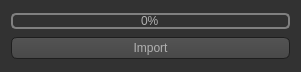
<?xml version="1.0" encoding="UTF-8"?>
<ui version="4.0">
 <class>QtDcmImportWidget</class>
 <widget class="QWidget" name="QtDcmImportWidget">
  <property name="geometry">
   <rect>
    <x>0</x>
    <y>0</y>
    <width>301</width>
    <height>72</height>
   </rect>
  </property>
  <property name="minimumSize">
   <size>
    <width>0</width>
    <height>72</height>
   </size>
  </property>
  <property name="maximumSize">
   <size>
    <width>16777215</width>
    <height>72</height>
   </size>
  </property>
  <property name="windowTitle">
   <string>Form</string>
  </property>
  <property name="styleSheet">
   <string notr="true">* {
	font: 10pt &quot;Lucida Sans&quot;;
}

QToolTip
{
     border: 1px solid black;
     background-color: #ffa02f;
     padding: 1px;
     border-radius: 3px;
     opacity: 100;
}

QWidget
{
    color: #b1b1b1;
    background-color: #323232;
}

QWidget:item:hover
{
    background-color: QLinearGradient( x1: 0, y1: 0, x2: 0, y2: 1, stop: 0 #ffa02f, stop: 1 #ca0619);
    color: #000000;
}

QWidget:item:selected
{
    background-color: QLinearGradient( x1: 0, y1: 0, x2: 0, y2: 1, stop: 0 #ffa02f, stop: 1 #d7801a);
}

QMenuBar::item
{
    background: transparent;
}

QMenuBar::item:selected
{
    background: transparent;
    border: 1px solid #ffaa00;
}

QMenuBar::item:pressed
{
    background: #444;
    border: 1px solid #000;
    background-color: QLinearGradient(
        x1:0, y1:0,
        x2:0, y2:1,
        stop:1 #212121,
        stop:0.4 #343434/*,
        stop:0.2 #343434,
        stop:0.1 #ffaa00*/
    );
    margin-bottom:-1px;
    padding-bottom:1px;
}

QMenu
{
    border: 1px solid #000;
}

QMenu::item
{
    padding: 2px 20px 2px 20px;
}

QMenu::item:selected
{
    color: #000000;
}

QWidget:disabled
{
    color: #404040;
    background-color: #323232;
}

QAbstractItemView
{
    background-color: QLinearGradient( x1: 0, y1: 0, x2: 0, y2: 1, stop: 0 #4d4d4d, stop: 0.1 #646464, stop: 1 #5d5d5d);
}

QWidget:focus
{
    /*border: 2px solid QLinearGradient( x1: 0, y1: 0, x2: 0, y2: 1, stop: 0 #ffa02f, stop: 1 #d7801a);*/
}

QLineEdit
{
    background-color: QLinearGradient( x1: 0, y1: 0, x2: 0, y2: 1, stop: 0 #4d4d4d, stop: 0 #646464, stop: 1 #5d5d5d);
    padding: 1px;
    border-style: solid;
    border: 1px solid #1e1e1e;
    border-radius: 5;
}

QPushButton
{
    color: #b1b1b1;
    background-color: QLinearGradient( x1: 0, y1: 0, x2: 0, y2: 1, stop: 0 #565656, stop: 0.1 #525252, stop: 0.5 #4e4e4e, stop: 0.9 #4a4a4a, stop: 1 #464646);
    border-width: 1px;
    border-color: #1e1e1e;
    border-style: solid;
    border-radius: 6;
    padding: 3px;
    font-size: 12px;
    padding-left: 5px;
    padding-right: 5px;
}

QPushButton:pressed
{
    background-color: QLinearGradient( x1: 0, y1: 0, x2: 0, y2: 1, stop: 0 #2d2d2d, stop: 0.1 #2b2b2b, stop: 0.5 #292929, stop: 0.9 #282828, stop: 1 #252525);
}

QComboBox
{
    selection-background-color: #ffaa00;
    background-color: QLinearGradient( x1: 0, y1: 0, x2: 0, y2: 1, stop: 0 #565656, stop: 0.1 #525252, stop: 0.5 #4e4e4e, stop: 0.9 #4a4a4a, stop: 1 #464646);
    border-style: solid;
    border: 1px solid #1e1e1e;
    border-radius: 5;
}

QComboBox:hover,QPushButton:hover
{
    border: 2px solid QLinearGradient( x1: 0, y1: 0, x2: 0, y2: 1, stop: 0 #ffa02f, stop: 1 #d7801a);
}


QComboBox:on
{
    padding-top: 3px;
    padding-left: 4px;
    background-color: QLinearGradient( x1: 0, y1: 0, x2: 0, y2: 1, stop: 0 #2d2d2d, stop: 0.1 #2b2b2b, stop: 0.5 #292929, stop: 0.9 #282828, stop: 1 #252525);
    selection-background-color: #ffaa00;
}

QComboBox QAbstractItemView
{
    border: 2px solid darkgray;
    selection-background-color: QLinearGradient( x1: 0, y1: 0, x2: 0, y2: 1, stop: 0 #ffa02f, stop: 1 #d7801a);
}

QComboBox::drop-down
{
     subcontrol-origin: padding;
     subcontrol-position: top right;
     width: 15px;

     border-left-width: 0px;
     border-left-color: darkgray;
     border-left-style: solid; /* just a single line */
     border-top-right-radius: 3px; /* same radius as the QComboBox */
     border-bottom-right-radius: 3px;
 }

QComboBox::down-arrow
{
     image: url(:/down_arrow.png);
}

QGroupBox:focus
{
border: 2px solid QLinearGradient( x1: 0, y1: 0, x2: 0, y2: 1, stop: 0 #ffa02f, stop: 1 #d7801a);
}

QTextEdit:focus
{
    border: 2px solid QLinearGradient( x1: 0, y1: 0, x2: 0, y2: 1, stop: 0 #ffa02f, stop: 1 #d7801a);
}

QScrollBar:horizontal {
     border: 1px solid #222222;
     background: QLinearGradient( x1: 0, y1: 0, x2: 0, y2: 1, stop: 0.0 #121212, stop: 0.2 #282828, stop: 1 #484848);
     height: 7px;
     margin: 0px 16px 0 16px;
}

QScrollBar::handle:horizontal
{
      background: QLinearGradient( x1: 0, y1: 0, x2: 1, y2: 0, stop: 0 #ffa02f, stop: 0.5 #d7801a, stop: 1 #ffa02f);
      min-height: 20px;
      border-radius: 2px;
}

QScrollBar::add-line:horizontal {
      border: 1px solid #1b1b19;
      border-radius: 2px;
      background: QLinearGradient( x1: 0, y1: 0, x2: 1, y2: 0, stop: 0 #ffa02f, stop: 1 #d7801a);
      width: 14px;
      subcontrol-position: right;
      subcontrol-origin: margin;
}

QScrollBar::sub-line:horizontal {
      border: 1px solid #1b1b19;
      border-radius: 2px;
      background: QLinearGradient( x1: 0, y1: 0, x2: 1, y2: 0, stop: 0 #ffa02f, stop: 1 #d7801a);
      width: 14px;
     subcontrol-position: left;
     subcontrol-origin: margin;
}

QScrollBar::right-arrow:horizontal, QScrollBar::left-arrow:horizontal
{
      border: 1px solid black;
      width: 1px;
      height: 1px;
      background: white;
}

QScrollBar::add-page:horizontal, QScrollBar::sub-page:horizontal
{
      background: none;
}

QScrollBar:vertical
{
      background: QLinearGradient( x1: 0, y1: 0, x2: 1, y2: 0, stop: 0.0 #121212, stop: 0.2 #282828, stop: 1 #484848);
      width: 7px;
      margin: 16px 0 16px 0;
      border: 1px solid #222222;
}

QScrollBar::handle:vertical
{
      background: QLinearGradient( x1: 0, y1: 0, x2: 0, y2: 1, stop: 0 #ffa02f, stop: 0.5 #d7801a, stop: 1 #ffa02f);
      min-height: 20px;
      border-radius: 2px;
}

QScrollBar::add-line:vertical
{
      border: 1px solid #1b1b19;
      border-radius: 2px;
      background: QLinearGradient( x1: 0, y1: 0, x2: 0, y2: 1, stop: 0 #ffa02f, stop: 1 #d7801a);
      height: 14px;
      subcontrol-position: bottom;
      subcontrol-origin: margin;
}

QScrollBar::sub-line:vertical
{
      border: 1px solid #1b1b19;
      border-radius: 2px;
      background: QLinearGradient( x1: 0, y1: 0, x2: 0, y2: 1, stop: 0 #d7801a, stop: 1 #ffa02f);
      height: 14px;
      subcontrol-position: top;
      subcontrol-origin: margin;
}

QScrollBar::up-arrow:vertical, QScrollBar::down-arrow:vertical
{
      border: 1px solid black;
      width: 1px;
      height: 1px;
      background: white;
}


QScrollBar::add-page:vertical, QScrollBar::sub-page:vertical
{
      background: none;
}

QTextEdit
{
    background-color: #242424;
}

QPlainTextEdit
{
    background-color: #242424;
}

QHeaderView::section
{
    background-color: QLinearGradient(x1:0, y1:0, x2:0, y2:1, stop:0 #616161, stop: 0.5 #505050, stop: 0.6 #434343, stop:1 #656565);
    color: white;
    padding-left: 4px;
    border: 1px solid #6c6c6c;
}

QCheckBox:disabled
{
color: #414141;
}

QDockWidget::title
{
    text-align: center;
    spacing: 3px; /* spacing between items in the tool bar */
    background-color: QLinearGradient(x1:0, y1:0, x2:0, y2:1, stop:0 #323232, stop: 0.5 #242424, stop:1 #323232);
}

QDockWidget::close-button, QDockWidget::float-button
{
    text-align: center;
    spacing: 1px; /* spacing between items in the tool bar */
    background-color: QLinearGradient(x1:0, y1:0, x2:0, y2:1, stop:0 #323232, stop: 0.5 #242424, stop:1 #323232);
}

QDockWidget::close-button:hover, QDockWidget::float-button:hover
{
    background: #242424;
}

QDockWidget::close-button:pressed, QDockWidget::float-button:pressed
{
    padding: 1px -1px -1px 1px;
}

QMainWindow::separator
{
    background-color: QLinearGradient(x1:0, y1:0, x2:0, y2:1, stop:0 #161616, stop: 0.5 #151515, stop: 0.6 #212121, stop:1 #343434);
    color: white;
    padding-left: 4px;
    border: 1px solid #4c4c4c;
    spacing: 3px; /* spacing between items in the tool bar */
}

QMainWindow::separator:hover
{

    background-color: QLinearGradient(x1:0, y1:0, x2:0, y2:1, stop:0 #d7801a, stop:0.5 #b56c17 stop:1 #ffa02f);
    color: white;
    padding-left: 4px;
    border: 1px solid #6c6c6c;
    spacing: 3px; /* spacing between items in the tool bar */
}

QToolBar::handle
{
     spacing: 3px; /* spacing between items in the tool bar */
     background: url(:/images/handle.png);
}

QMenu::separator
{
    height: 2px;
    background-color: QLinearGradient(x1:0, y1:0, x2:0, y2:1, stop:0 #161616, stop: 0.5 #151515, stop: 0.6 #212121, stop:1 #343434);
    color: white;
    padding-left: 4px;
    margin-left: 10px;
    margin-right: 5px;
}

QProgressBar
{
    border: 2px solid grey;
    border-radius: 5px;
    text-align: center;
}

QProgressBar::chunk
{
    background-color: #d7801a;
    width: 2.15px;
    margin: 0.5px;
}

QTabBar::tab {
    color: #b1b1b1;
    border: 1px solid #444;
    border-bottom-style: none;
    background-color: #323232;
    padding-left: 10px;
    padding-right: 10px;
    padding-top: 3px;
    padding-bottom: 2px;
    margin-right: -1px;
}

QTabWidget::pane {
    border: 1px solid #444;
    top: 1px;
}

QTabBar::tab:last
{
    margin-right: 0; /* the last selected tab has nothing to overlap with on the right */
    border-top-right-radius: 3px;
}

QTabBar::tab:first:!selected
{
 margin-left: 0px; /* the last selected tab has nothing to overlap with on the right */


    border-top-left-radius: 3px;
}

QTabBar::tab:!selected
{
    color: #b1b1b1;
    border-bottom-style: solid;
    margin-top: 3px;
    background-color: QLinearGradient(x1:0, y1:0, x2:0, y2:1, stop:1 #212121, stop:.4 #343434);
}

QTabBar::tab:selected
{
    border-top-left-radius: 3px;
    border-top-right-radius: 3px;
    margin-bottom: 0px;
}

QTabBar::tab:!selected:hover
{
    /*border-top: 2px solid #ffaa00;
    padding-bottom: 3px;*/
    border-top-left-radius: 3px;
    border-top-right-radius: 3px;
    background-color: QLinearGradient(x1:0, y1:0, x2:0, y2:1, stop:1 #212121, stop:0.4 #343434, stop:0.2 #343434, stop:0.1 #ffaa00);
}

QRadioButton::indicator:checked, QRadioButton::indicator:unchecked{
    color: #b1b1b1;
    background-color: #323232;
    border: 1px solid #b1b1b1;
    border-radius: 6px;
}

QRadioButton::indicator:checked
{
    background-color: qradialgradient(
        cx: 0.5, cy: 0.5,
        fx: 0.5, fy: 0.5,
        radius: 1.0,
        stop: 0.25 #ffaa00,
        stop: 0.3 #323232
    );
}

QCheckBox::indicator{
    color: #b1b1b1;
    background-color: #323232;
    border: 1px solid #b1b1b1;
    width: 9px;
    height: 9px;
}

QRadioButton::indicator
{
    border-radius: 6px;
}

QRadioButton::indicator:hover, QCheckBox::indicator:hover
{
    border: 1px solid #ffaa00;
}

QCheckBox::indicator:checked
{
    image:url(:/images/checkbox.png);
}

QCheckBox::indicator:disabled, QRadioButton::indicator:disabled
{
    border: 1px solid #444;
}</string>
  </property>
  <layout class="QGridLayout" name="gridLayout">
   <item row="0" column="0">
    <widget class="QProgressBar" name="importProgressBar">
     <property name="maximumSize">
      <size>
       <width>300</width>
       <height>16</height>
      </size>
     </property>
     <property name="value">
      <number>0</number>
     </property>
    </widget>
   </item>
   <item row="1" column="0">
    <widget class="QPushButton" name="importButton">
     <property name="maximumSize">
      <size>
       <width>300</width>
       <height>16777215</height>
      </size>
     </property>
     <property name="focusPolicy">
      <enum>Qt::NoFocus</enum>
     </property>
     <property name="toolTip">
      <string>Import selected series</string>
     </property>
     <property name="text">
      <string>Import</string>
     </property>
     <property name="icon">
      <iconset resource="../Resources/qtdcm.qrc">
       <normaloff>:/Images/save.svg</normaloff>:/Images/save.svg</iconset>
     </property>
    </widget>
   </item>
  </layout>
 </widget>
 <resources>
  <include location="../Resources/qtdcm.qrc"/>
 </resources>
 <connections/>
</ui>
